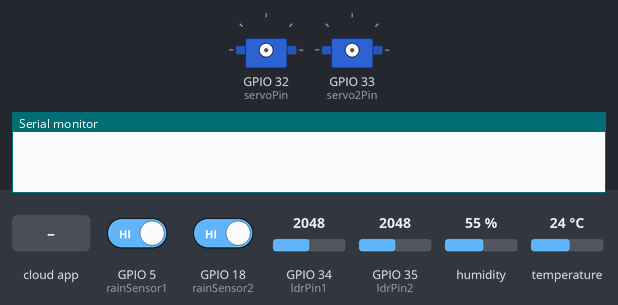
Simulated run of this sketch. Board: ESP32. Parts: 2 × servo, the last lines printed to the serial monitor. The inputs (shaded band) are chosen by the test bench; at power-on: GPIO 5 (rainSensor1) HIGH, GPIO 18 (rainSensor2) HIGH, GPIO 34 (ldrPin1) = 2048, GPIO 35 (ldrPin2) = 2048, humidity 55 %, temperature 24 °C. WiFi joins after 1.5 s; servers stay silent unless stated; network time is answered at once with the bench clock; the local clock reads 2024-03-15 10:24:30 at power-on unless the sketch sets it; the Firebase database answers and starts empty.

Above: at 0.1 s.
At 2.7 s:
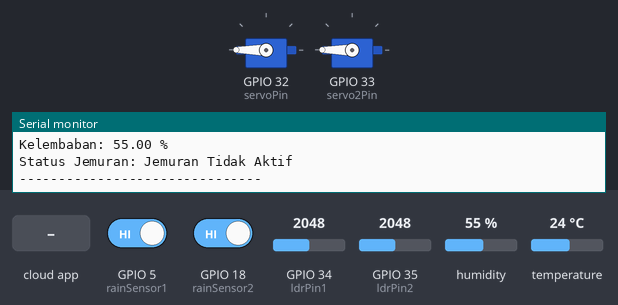
2.8 s: GPIO 5 (rainSensor1) driven LOW
7.4 s: the phone or cloud app sets status to 1
11.9 s: GPIO 18 (rainSensor2) driven LOW
Timing chart, 0 to 14.9 s (numbered marks = the images above; inputs shaded):
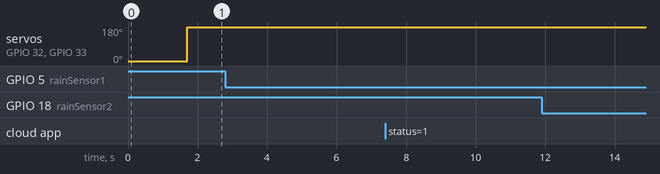

The sketch:

Sistem_Jemuran_Otomatis.ino
```cpp
#include <WiFi.h>
#include <WiFiUdp.h>
#include <NTPClient.h>
#include <ESP32Servo.h>
#include <DHT.h>
#include <Firebase_ESP_Client.h>
#include <TimeLib.h>

#define ssid "Samsung"
#define password "12345678"
#define auth_firebase "AIzaSyBadqy3o9b-9f-Dj6TPtRKHDFnBmlfiVbA"
#define host_firebase "https://mobile-project-2-71549-default-rtdb.firebaseio.com/"

FirebaseData firebaseData;
FirebaseAuth firebaseAuth;
FirebaseConfig firebaseConfig;

WiFiUDP ntpUDP;
NTPClient timeClient(ntpUDP, "pool.ntp.org", 28800, 60000);

Servo servoMotor;
Servo servoMotor2;
int servoPin = 32;
int servo2Pin = 33;
int rainSensor1 = 5;
int rainSensor2 = 18;
int ldrPin1 = 34;
int ldrPin2 = 35;
int dhtPin = 19;

int batasCahaya = 3000;

DHT dht(dhtPin, DHT11);

unsigned long waktuTerakhir = 0;
const long interval = 120000;

bool hujanSebelumnya = false;
unsigned long waktuHujanTerdeteksi = 0;

int jemuranAktif = 0;
int posisiServo = 0;

void connectWiFi() {
    WiFi.begin(ssid, password);
    while (WiFi.status() != WL_CONNECTED) {
        delay(500);
        Serial.print(".");
    }
    Serial.println("Connected to WiFi!");
}

void reconnect() {
    while (WiFi.status() != WL_CONNECTED) {
        Serial.print("Mencoba untuk terhubung kembali...");
        connectWiFi();
        delay(1000);
    }
}

void setMotorServo(int posisi){
  servoMotor.write(posisi);
  servoMotor2.write(posisi);
  posisiServo = posisi;
}

void setup() {
    Serial.begin(115200);
    connectWiFi();

    firebaseConfig.api_key = auth_firebase;
    firebaseConfig.database_url = host_firebase;

    if (Firebase.signUp(&firebaseConfig, &firebaseAuth, "", "")){
      Serial.println("ok");
    } else{
      Serial.printf("%s\n",firebaseConfig.signer.signupError.message.c_str());
    }

    timeClient.begin();
    dht.begin();
    servoMotor.attach(servoPin);
    servoMotor2.attach(servo2Pin);
    pinMode(rainSensor1, INPUT);
    pinMode(rainSensor2, INPUT);
    pinMode(ldrPin1, INPUT);
    pinMode(ldrPin2, INPUT);
    setMotorServo(0);
    Firebase.begin(&firebaseConfig, &firebaseAuth);
}

void loop() {
  if (WiFi.status() != WL_CONNECTED) {
      reconnect();
  }

  timeClient.update();

  int nilaiSensorHujan1 = digitalRead(rainSensor1);
  int nilaiSensorHujan2 = digitalRead(rainSensor2);
  int nilaiSensorCahaya1 = analogRead(ldrPin1);
  int nilaiSensorCahaya2 = analogRead(ldrPin2);
  unsigned long epochTime = timeClient.getEpochTime();
  setTime(epochTime);
  int tahun = year();
  int bulan = month();
  int tanggal = day();
  int jam = hour();
  int menit = minute();
  int detik = second();

  float temp = dht.readTemperature();
  float kelembaban = dht.readHumidity();

  if (isnan(temp) || isnan(kelembaban)) {
    Serial.println("Gagal membaca data dari sensor DHT22");
  }

  Serial.print("Hujan: ");
  Serial.println(nilaiSensorHujan1 == LOW || nilaiSensorHujan2 == LOW ? "Terdeteksi" : "Tidak terdeteksi");

  Serial.print("Cahaya1: ");
  Serial.println(nilaiSensorCahaya1);
  Serial.print("Cahaya2: ");
  Serial.println(nilaiSensorCahaya2);

  Serial.print("Waktu: ");
  Serial.print(jam);
  Serial.print(":");
  if (menit < 10){
    Serial.print("0");
  }
  Serial.print(menit);
  Serial.print(":");
  if (detik < 10) {
    Serial.print("0");
  }
  Serial.println(detik);

  Serial.print("Suhu: ");
  Serial.print(temp);
  Serial.println(" Derajat Celcius");

  Serial.print("Kelembaban: ");
  Serial.print(kelembaban);
  Serial.println(" %");

  if (Firebase.RTDB.getInt(&firebaseData, "/status")) {
      jemuranAktif = firebaseData.intData();
  } else {
      Serial.print("Error membaca status jemuran: ");
      Serial.println(firebaseData.errorReason());
  }

  bool waktuSiang = (jam >= 6 && jam < 18);
  bool waktuMalam = (jam >= 18 || jam < 6);
  bool hujan = (nilaiSensorHujan1 == LOW && nilaiSensorHujan2 == LOW) ;
  bool cuacaGelap = (nilaiSensorCahaya1 > batasCahaya && nilaiSensorCahaya2 > batasCahaya);

  if (hujan && !hujanSebelumnya){
    waktuHujanTerdeteksi = epochTime;
  }
  hujanSebelumnya = hujan;

  String statusJemuran = "";

  if(jemuranAktif == 1){
    if(hujan){
      if(posisiServo != 180){
        setMotorServo(180);
        posisiServo = 180;
      }
      statusJemuran = "Tidak Menjemur";
    } else if(cuacaGelap && waktuSiang){
      if(posisiServo != 180){
        setMotorServo(180);
        posisiServo = 180;
      }
      statusJemuran = "Tidak Menjemur";
    }
     else if(waktuMalam){
      if(posisiServo != 180){
        setMotorServo(180);
        posisiServo = 180;
      }
      statusJemuran = "Tidak Menjemur";
    }
  }else{
    if(posisiServo != 180){
        setMotorServo(180);
        posisiServo = 180;
      }
    statusJemuran = "Jemuran Tidak Aktif";
  }

  Serial.print("Status Jemuran: ");
  Serial.println(statusJemuran);
  Serial.println("-------------------------------");
  Serial.println();

  unsigned long currentMillis = millis();

  if(currentMillis - waktuTerakhir >= interval){
    waktuTerakhir = currentMillis;

    String waktu = String(tahun) + "-" + String(bulan) + "-" + String(tanggal) + "_" + (jam < 10 ? "0" : "") + String(jam) + ":" + (menit < 10 ? "0" : "") + String(menit) + ":" + (detik < 10 ? "0" : "") + String(detik);
    String path = "/DATA_JEMURAN/" + waktu;
    Firebase.RTDB.setBool(&firebaseData, path + "/Hujan", hujan);
    Firebase.RTDB.setInt(&firebaseData, path + "/Cahaya1", nilaiSensorCahaya1);
    Firebase.RTDB.setInt(&firebaseData, path + "/Cahaya2", nilaiSensorCahaya2);
    Firebase.RTDB.setString(&firebaseData, path + "/Waktu", waktu);
    Firebase.RTDB.setFloat(&firebaseData, path + "/Suhu", temp);
    Firebase.RTDB.setFloat(&firebaseData, path + "/Kelembaban", kelembaban);
    Firebase.RTDB.setString(&firebaseData, path + "/Status_Jemuran", statusJemuran);

    if (waktuHujanTerdeteksi > 0) {
      String waktuHujan = String(year(waktuHujanTerdeteksi)) + "-" + String(month(waktuHujanTerdeteksi)) + "-" + String(day(waktuHujanTerdeteksi)) + "_" + (hour(waktuHujanTerdeteksi) < 10 ? "0" : "") + String(hour(waktuHujanTerdeteksi)) + ":" + (minute(waktuHujanTerdeteksi) < 10 ? "0" : "") + String(minute(waktuHujanTerdeteksi)) + ":" + (second(waktuHujanTerdeteksi) < 10 ? "0" : "") + String(second(waktuHujanTerdeteksi));
      Firebase.RTDB.setString(&firebaseData, path + "/Waktu_Hujan", waktuHujan);
    }
    waktuHujanTerdeteksi = 0;

    if (firebaseData.errorReason() != "") {
      Serial.println("Gagal mengirim data ke firebase: " + firebaseData.errorReason());
    }
  }
  delay(2000);
}
```
